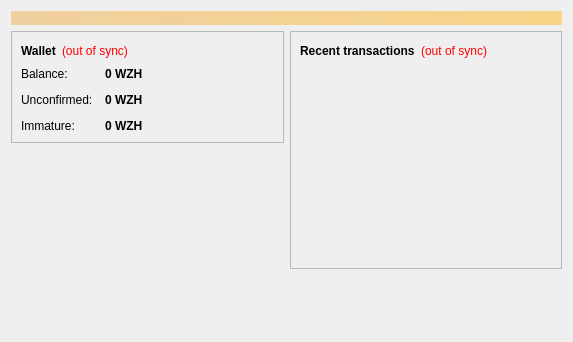
<?xml version="1.0" encoding="UTF-8"?>
<ui version="4.0">
 <class>OverviewPage</class>
 <widget class="QWidget" name="OverviewPage">
  <property name="geometry">
   <rect>
    <x>0</x>
    <y>0</y>
    <width>573</width>
    <height>342</height>
   </rect>
  </property>
  <property name="windowTitle">
   <string>Form</string>
  </property>
  <layout class="QVBoxLayout" name="topLayout">
   <item>
    <widget class="QLabel" name="labelAlerts">
     <property name="visible">
      <bool>false</bool>
     </property>
     <property name="styleSheet">
      <string notr="true">background-color: qlineargradient(x1: 0, y1: 0, x2: 1, y2: 0, stop:0 #F0D0A0, stop:1 #F8D488); color:#000000;</string>
     </property>
     <property name="wordWrap">
      <bool>true</bool>
     </property>
     <property name="margin">
      <number>3</number>
     </property>
    </widget>
   </item>
   <item>
    <layout class="QHBoxLayout" name="horizontalLayout" stretch="1,1">
     <item>
      <layout class="QVBoxLayout" name="verticalLayout_2">
       <item>
        <widget class="QFrame" name="frame">
         <property name="frameShape">
          <enum>QFrame::StyledPanel</enum>
         </property>
         <property name="frameShadow">
          <enum>QFrame::Raised</enum>
         </property>
         <layout class="QVBoxLayout" name="verticalLayout_4">
          <item>
           <layout class="QHBoxLayout" name="horizontalLayout_4">
            <item>
             <widget class="QLabel" name="label_5">
              <property name="font">
               <font>
                <weight>75</weight>
                <bold>true</bold>
               </font>
              </property>
              <property name="text">
               <string>Wallet</string>
              </property>
             </widget>
            </item>
            <item>
             <widget class="QLabel" name="labelWalletStatus">
              <property name="toolTip">
               <string>The displayed information may be out of date. Your wallet automatically synchronizes with the Wizucash network after a connection is established, but this process has not completed yet.</string>
              </property>
              <property name="styleSheet">
               <string notr="true">QLabel { color: red; }</string>
              </property>
              <property name="text">
               <string notr="true">(out of sync)</string>
              </property>
              <property name="alignment">
               <set>Qt::AlignLeading|Qt::AlignLeft|Qt::AlignVCenter</set>
              </property>
             </widget>
            </item>
            <item>
             <spacer name="horizontalSpacer_2">
              <property name="orientation">
               <enum>Qt::Horizontal</enum>
              </property>
              <property name="sizeHint" stdset="0">
               <size>
                <width>40</width>
                <height>20</height>
               </size>
              </property>
             </spacer>
            </item>
           </layout>
          </item>
          <item>
           <layout class="QFormLayout" name="formLayout_2">
            <property name="fieldGrowthPolicy">
             <enum>QFormLayout::AllNonFixedFieldsGrow</enum>
            </property>
            <property name="horizontalSpacing">
             <number>12</number>
            </property>
            <property name="verticalSpacing">
             <number>12</number>
            </property>
            <item row="0" column="0">
             <widget class="QLabel" name="label">
              <property name="text">
               <string>Balance:</string>
              </property>
             </widget>
            </item>
            <item row="0" column="1">
             <widget class="QLabel" name="labelBalance">
              <property name="font">
               <font>
                <weight>75</weight>
                <bold>true</bold>
               </font>
              </property>
              <property name="cursor">
               <cursorShape>IBeamCursor</cursorShape>
              </property>
              <property name="toolTip">
               <string>Your current balance</string>
              </property>
              <property name="text">
               <string notr="true">0 WZH</string>
              </property>
              <property name="textInteractionFlags">
               <set>Qt::LinksAccessibleByMouse|Qt::TextSelectableByKeyboard|Qt::TextSelectableByMouse</set>
              </property>
             </widget>
            </item>
            <item row="1" column="0">
             <widget class="QLabel" name="label_3">
              <property name="text">
               <string>Unconfirmed:</string>
              </property>
             </widget>
            </item>
            <item row="1" column="1">
             <widget class="QLabel" name="labelUnconfirmed">
              <property name="font">
               <font>
                <weight>75</weight>
                <bold>true</bold>
               </font>
              </property>
              <property name="cursor">
               <cursorShape>IBeamCursor</cursorShape>
              </property>
              <property name="toolTip">
               <string>Total of transactions that have yet to be confirmed, and do not yet count toward the current balance</string>
              </property>
              <property name="text">
               <string notr="true">0 WZH</string>
              </property>
              <property name="textInteractionFlags">
               <set>Qt::LinksAccessibleByMouse|Qt::TextSelectableByKeyboard|Qt::TextSelectableByMouse</set>
              </property>
             </widget>
            </item>
            <item row="2" column="0">
             <widget class="QLabel" name="labelImmatureText">
              <property name="text">
               <string>Immature:</string>
              </property>
             </widget>
            </item>
            <item row="2" column="1">
             <widget class="QLabel" name="labelImmature">
              <property name="font">
               <font>
                <weight>75</weight>
                <bold>true</bold>
               </font>
              </property>
              <property name="toolTip">
               <string>Mined balance that has not yet matured</string>
              </property>
              <property name="text">
               <string notr="true">0 WZH</string>
              </property>
              <property name="textInteractionFlags">
               <set>Qt::LinksAccessibleByMouse|Qt::TextSelectableByKeyboard|Qt::TextSelectableByMouse</set>
              </property>
             </widget>
            </item>
           </layout>
          </item>
         </layout>
        </widget>
       </item>
       <item>
        <spacer name="verticalSpacer">
         <property name="orientation">
          <enum>Qt::Vertical</enum>
         </property>
         <property name="sizeHint" stdset="0">
          <size>
           <width>20</width>
           <height>40</height>
          </size>
         </property>
        </spacer>
       </item>
      </layout>
     </item>
     <item>
      <layout class="QVBoxLayout" name="verticalLayout_3">
       <item>
        <widget class="QFrame" name="frame_2">
         <property name="frameShape">
          <enum>QFrame::StyledPanel</enum>
         </property>
         <property name="frameShadow">
          <enum>QFrame::Raised</enum>
         </property>
         <layout class="QVBoxLayout" name="verticalLayout">
          <item>
           <layout class="QHBoxLayout" name="horizontalLayout_2">
            <item>
             <widget class="QLabel" name="label_4">
              <property name="text">
               <string>&lt;b&gt;Recent transactions&lt;/b&gt;</string>
              </property>
             </widget>
            </item>
            <item>
             <widget class="QLabel" name="labelTransactionsStatus">
              <property name="toolTip">
               <string>The displayed information may be out of date. Your wallet automatically synchronizes with the Wizucash network after a connection is established, but this process has not completed yet.</string>
              </property>
              <property name="styleSheet">
               <string notr="true">QLabel { color: red; }</string>
              </property>
              <property name="text">
               <string notr="true">(out of sync)</string>
              </property>
              <property name="alignment">
               <set>Qt::AlignRight|Qt::AlignTrailing|Qt::AlignVCenter</set>
              </property>
             </widget>
            </item>
            <item>
             <spacer name="horizontalSpacer">
              <property name="orientation">
               <enum>Qt::Horizontal</enum>
              </property>
              <property name="sizeHint" stdset="0">
               <size>
                <width>40</width>
                <height>20</height>
               </size>
              </property>
             </spacer>
            </item>
           </layout>
          </item>
          <item>
           <widget class="QListView" name="listTransactions">
            <property name="styleSheet">
             <string notr="true">QListView { background: transparent; }</string>
            </property>
            <property name="frameShape">
             <enum>QFrame::NoFrame</enum>
            </property>
            <property name="verticalScrollBarPolicy">
             <enum>Qt::ScrollBarAlwaysOff</enum>
            </property>
            <property name="horizontalScrollBarPolicy">
             <enum>Qt::ScrollBarAlwaysOff</enum>
            </property>
            <property name="selectionMode">
             <enum>QAbstractItemView::NoSelection</enum>
            </property>
           </widget>
          </item>
         </layout>
        </widget>
       </item>
       <item>
        <spacer name="verticalSpacer_2">
         <property name="orientation">
          <enum>Qt::Vertical</enum>
         </property>
         <property name="sizeHint" stdset="0">
          <size>
           <width>20</width>
           <height>40</height>
          </size>
         </property>
        </spacer>
       </item>
      </layout>
     </item>
    </layout>
   </item>
  </layout>
 </widget>
 <resources/>
 <connections/>
</ui>
